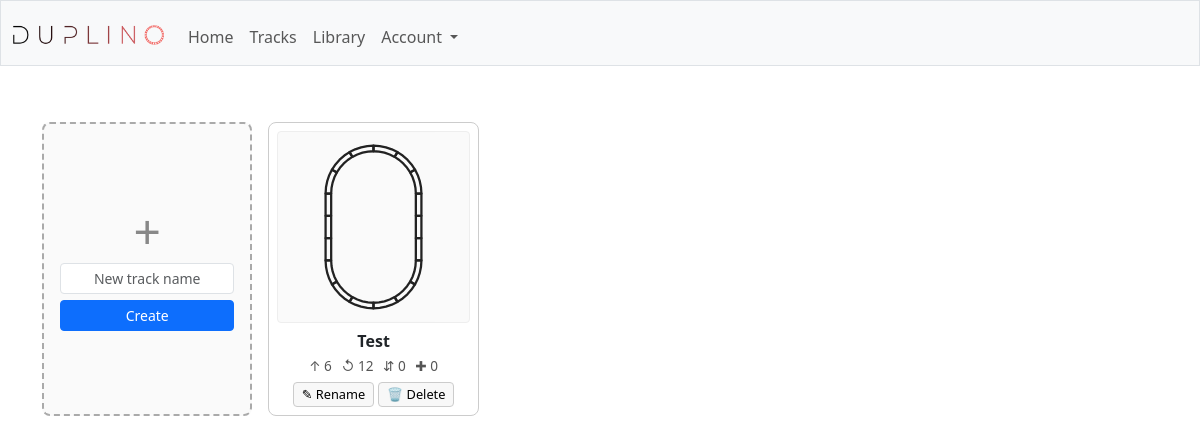
The page /track_open (signed in) on the database as committed earlier.
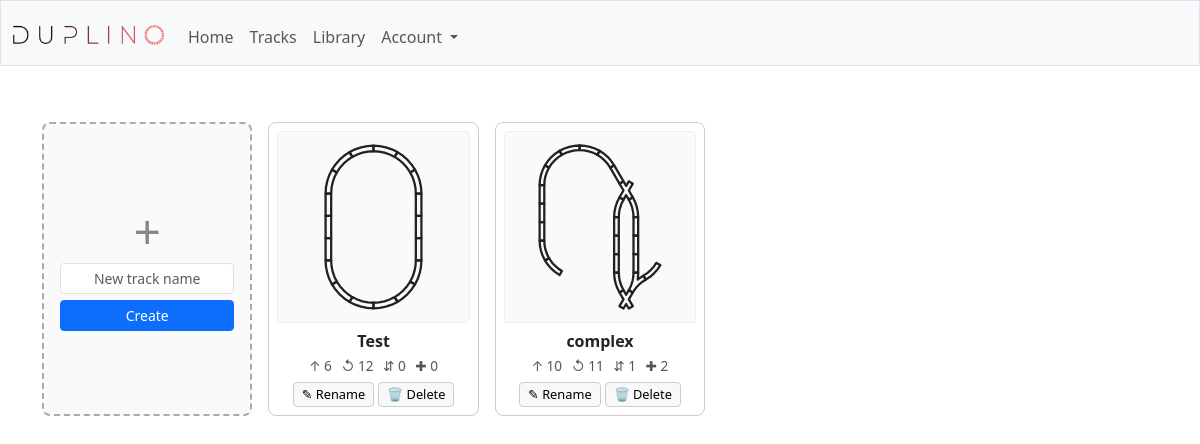
The same page on the database as committed later.
### tables this page shows
CREATE TABLE tracks (
	id INTEGER NOT NULL, 
	user_id INTEGER NOT NULL, 
	title TEXT NOT NULL, 
	PRIMARY KEY (id), 
	FOREIGN KEY(user_id) REFERENCES users (id) ON DELETE CASCADE
);

### duplo/blueprints/tracks.py (the view, shortened to what this page needs)
@bp.route("/track_open", methods=["GET", "POST"])
@login_required
def track_open():
    if request.method == "GET":
        tracks = tracks_read(user_id=session["user_id"])
        track_info = []
        for t in tracks:
            if not os.path.exists(thumbnail_file(t["id"])):
                generate_thumbnail(t["id"])
            track_info.append({
                "id": t["id"],
                "title": t["title"],
                "counts": piece_counts(t["id"]),
                "thumbnail": thumbnail_url(t["id"]),
            })
        return render_template("track_open.html", tracks=track_info)

### duplo/auth.py (called while the page is built)
def login_required(f):
    @wraps(f)
    def decorated_function(*args, **kwargs):
        if session.get("user_id") is None:
            return redirect("/")
        return f(*args, **kwargs)
    return decorated_function

### duplo/extensions.py (called while the page is built)
def sql(cmd, **params):
    is_sqlite = current_app.config["SQLALCHEMY_DATABASE_URI"].startswith("sqlite")
    if "PRAGMA" in cmd and not is_sqlite:
        return None
    logger = current_app.logger
    if logger.isEnabledFor(logging.DEBUG):
        logger.debug("SQL: %s | params=%s", cmd, params)
        db.session.commit()
    stmt = text(cmd)
    result = db.session.execute(stmt, params or None)
    lowered = cmd.lstrip().lower()
    if lowered.startswith(("insert", "update", "delete")) or "pragma" in lowered:
        db.session.commit()
    if lowered.startswith("select"):
        rows = [dict(row._mapping) for row in result]
        if logger.isEnabledFor(logging.DEBUG):
            logger.debug("SQL result: %s", rows)
        return rows
    return None

### duplo/repositories/layouts.py (called while the page is built)
def pieces_read(track_id):
    rows = sql(
        "select id, piece, x, y, rot from pieces"
        " where track_id = :track_id order by id",
        track_id=track_id,
    )
    return [
        {"id": r["id"], "type": r["piece"],
         "x": float(r["x"]), "y": float(r["y"]), "rot": int(r["rot"])}
        for r in rows
    ]

### duplo/repositories/tracks.py (called while the page is built)
def tracks_read(user_id):
    return sql(
        "select id, title from tracks where user_id = :user_id",
        user_id=user_id,
    )

### duplo/services/thumbnails.py (called while the page is built)
def _thumb_dir():
    return os.path.join(current_app.static_folder, 'thumbnails')

def thumbnail_file(track_id):
    return os.path.join(_thumb_dir(), f'{track_id}.svg')

def thumbnail_url(track_id):
    return f'/static/thumbnails/{track_id}.svg'

def piece_counts(track_id):
    pieces = [i['type'] for i in pieces_read(track_id=track_id)]
    return {p: sum(1 for x in pieces if x == p) for p in PIECE_TYPES}

### templates/track_open.html (shortened to what this page needs)
{% extends "layout.html" %}
{% block head %}
<link rel="stylesheet" href="{{ asset_url('css/track_open.css') }}">
{% endblock %}
{% block main %}
<div class="track-grid">
    <div class="new-card">
        <div class="plus">+</div>
        <form action="/track_create" method="post">
            <input class="form-control form-control-sm" type="text" name="title"
                placeholder="New track name" pattern="[A-Za-z0-9]+" autocomplete="off" required>
            <button class="btn btn-primary btn-sm" type="submit">Create</button>
        </form>
    </div>
    {% for track in tracks %}
    <div class="track-card">
        <form action="/track_open" method="post">
            <button type="submit" class="open-btn" title="Open {{ track.title }}">
                <img class="thumb" src="{{ track.thumbnail }}" alt="{{ track.title }} thumbnail">
                <div class="title">{{ track.title }}</div>
                <div class="pieces">
                    <span title="Straight">&ShortUpArrow; {{ track.counts.straight }}</span>
                    <span title="Curve">&#8634; {{ track.counts.curve }}</span>
                    <span title="Switch">&#8693; {{ track.counts.switch }}</span>
                    <span title="Crossing">&#10010; {{ track.counts.crossing }}</span>
                </div>
            </button>
        </form>
        <div class="card-actions">
            <form action="/track_rename" method="post"
                onsubmit="var n=prompt('New name for &quot;{{ track.title|e }}&quot;:','{{ track.title|e }}');
                         if(!n||!/^[A-Za-z0-9]+$/.test(n)){alert('Invalid name');return false;}
                         this.new_title.value=n;return true;">
                <button type="submit" title="Rename">&#9998; Rename</button>
            </form>
            <form action="/track_delete" method="post"
                onsubmit="return confirm('Delete &quot;{{ track.title|e }}&quot;?');">
                <button type="submit" class="delete-btn" title="Delete">&#128465; Delete</button>
            </form>
        </div>
    </div>
    {% endfor %}
</div>
{% endblock %}

### templates/layout.html (shortened to what this page needs)
<!DOCTYPE html>
<html lang="en">
<head>
    <link href="https://cdn.jsdelivr.net/npm/bootstrap@5.3.3/dist/css/bootstrap.min.css" rel="stylesheet"
>
    <link rel="stylesheet" href="{{ asset_url('css/layout.css') }}">
    {% block head %}{% endblock %}
</head>
<body>
    <nav class="bg-light border navbar navbar-expand-md navbar-light">
        <div class="container-fluid">
            <a class="navbar-brand" href="/">
                <img src="{{ url_for('static', filename='logo.png') }}" alt="main" width = "151" height = "20" />
            </a>
            <div class="collapse navbar-collapse" id="navbar">
                {% if session["user_id"] %}
                <ul class="navbar-nav me-auto mt-2">
                    <li class="nav-item"><a class="nav-link" href="/">Home</a></li>
                    <li class="nav-item"><a class="nav-link" href="/track_open">Tracks</a></li>
                    <li class="nav-item"><a class="nav-link" href="/library_set">Library</a></li>
                    <li class="nav-item dropdown">
                        <a class="nav-link dropdown-toggle" href="#" id="trackDropdown" role="button"
                            data-bs-toggle="dropdown" aria-haspopup="true" aria-expanded="false">
                            Account
                        </a>
                    </li>
                </ul>
                {% else %}
                <ul class="navbar-nav me-auto mt-2">
                    <li class="nav-item"><a class="nav-link" href="/user_register">Register</a></li>
                    <li class="nav-item"><a class="nav-link" href="/user_login">Log In</a></li>
                </ul>
                {% endif %}
            </div>
        </div>
    </nav>
    <main class="container py-5 text-center">
        {% block main %}{% endblock %}
    </main>
</body>
</html>

### static/css/track_open.css (style rules this page uses)
.track-grid { display: grid; grid-template-columns: repeat(auto-fill, minmax(200px, 1fr)); gap: 16px; margin-top: 8px; }
.track-card { position: relative; border: 1px solid #ccc; border-radius: 8px; background: #fff; padding: 8px; text-align: center; transition: box-shadow 0.15s ease, transform 0.15s ease; display: flex; flex-direction: column; align-items: stretch; font-family: inherit; }
.track-card .open-btn { all: unset; cursor: pointer; display: flex; flex-direction: column; align-items: stretch; }
.track-card .thumb { width: 100%; aspect-ratio: 1 / 1; background: #fafafa; border: 1px solid #eee; border-radius: 4px; object-fit: contain; }
.track-card .title { font-weight: bold; margin-top: 6px; word-break: break-word; }
.track-card .pieces { margin-top: 4px; font-size: 0.85em; color: #555; line-height: 1.3; }
.track-card .pieces span { display: inline-block; margin: 0 3px; }
.card-actions { margin-top: 6px; display: flex; gap: 4px; justify-content: center; }
.card-actions button { font-size: 0.8em; padding: 2px 8px; border: 1px solid #ccc; background: #f8f8f8; border-radius: 4px; cursor: pointer; }
.new-card { border: 2px dashed #aaa; border-radius: 8px; background: #fafafa; padding: 16px; display: flex; flex-direction: column; justify-content: center; align-items: center; min-height: 100%; }
.new-card .plus { font-size: 3em; line-height: 1; color: #888; margin-bottom: 8px; }
.new-card form { display: flex; flex-direction: column; gap: 6px; width: 100%; align-items: stretch; }
.new-card input { text-align: center; }

Rows that differ between the two databases and show on the page:
added tracks: shows a picture, title "complex", counts.straight "10", counts.curve "11", counts.switch "1", counts.crossing "2"
